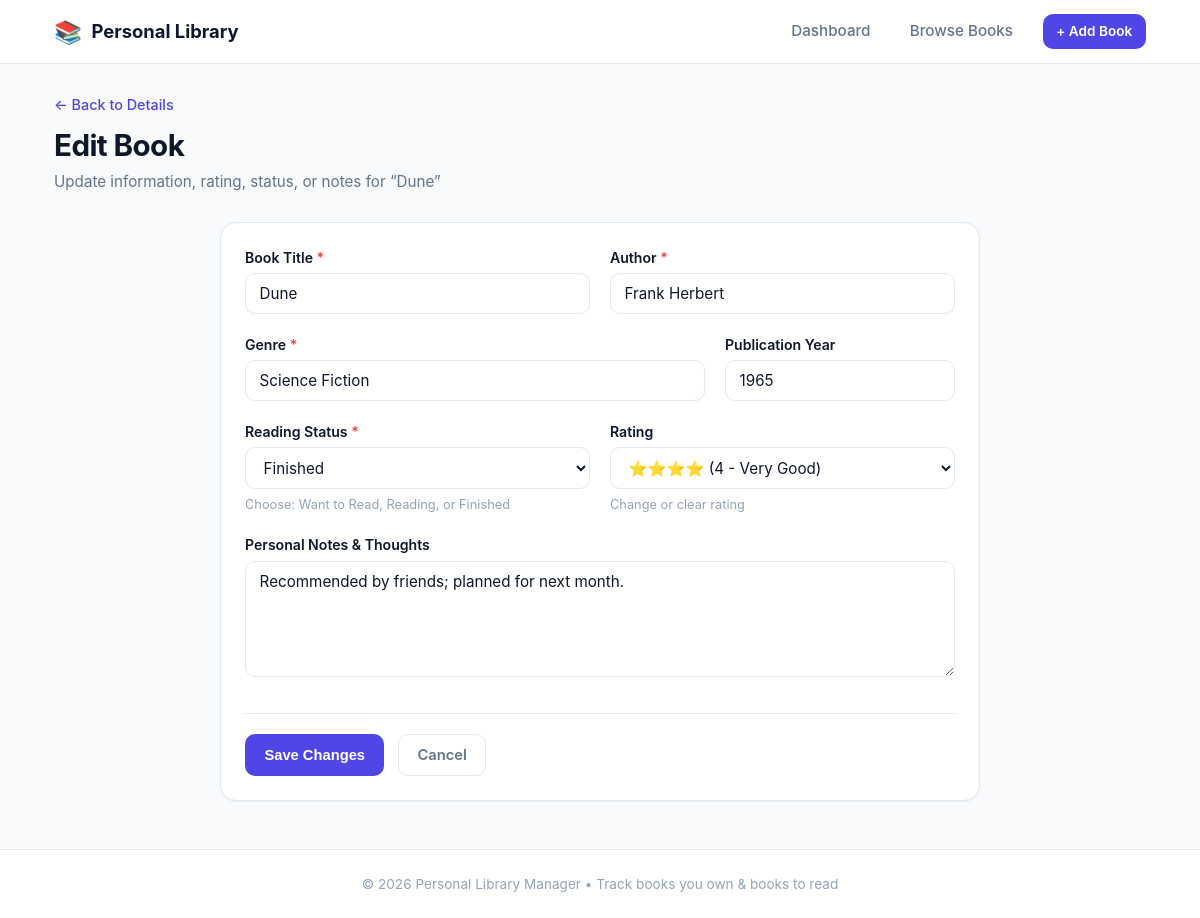
Before: /books/4/edit with the older database file.
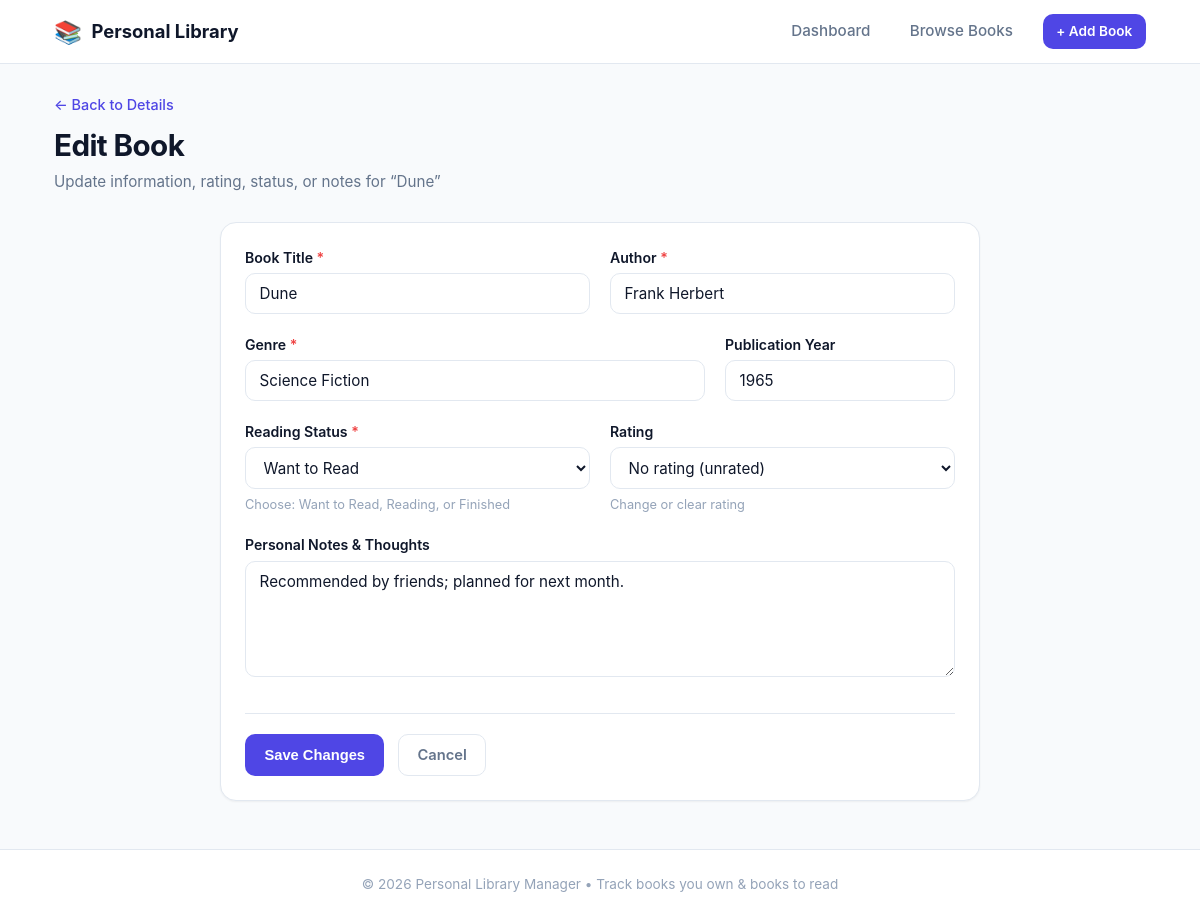
After: the same page with the newer database file.
### tables this page shows
CREATE TABLE books (
                id INTEGER PRIMARY KEY AUTOINCREMENT,
                title TEXT NOT NULL,
                author TEXT NOT NULL,
                genre TEXT NOT NULL,
                publication_year INTEGER,
                rating INTEGER,
                reading_status TEXT NOT NULL,
                notes TEXT,
                created_at TIMESTAMP DEFAULT CURRENT_TIMESTAMP
            );

### app.py (the view)
@app.get("/books/{book_id}/edit", response_class=HTMLResponse, name="edit_book")
async def edit_book_form(request: Request, book_id: int):
    book = database.get_book_by_id(book_id)
    if not book:
        flash(request, "Book not found.", "error")
        return RedirectResponse(url=str(request.url_for("book_list")), status_code=303)
    return templates.TemplateResponse(
        request=request,
        name="edit_book.html",
        context={"book": book, "statuses": VALID_STATUSES}
    )

### templates/edit_book.html (shortened to what this page needs)
{% extends 'base.html' %}
{% block content %}
<div class="page-header">
    <div>
        <a href="{{ url_for('book_detail', book_id=book['id']) }}" class="back-link">&larr; Back to Details</a>
        <h1 class="page-title">Edit Book</h1>
        <p class="page-subtitle">Update information, rating, status, or notes for &ldquo;{{ book['title'] }}&rdquo;</p>
    </div>
</div>
<div class="card form-card">
    <form method="POST" action="{{ url_for('edit_book', book_id=book['id']) }}" class="book-form">
        <div class="form-row">
            <div class="form-group flex-2">
                <label for="title" class="form-label required">Book Title</label>
                <input type="text" id="title" name="title" class="form-input" value="{{ book['title'] }}" required>
            </div>
            <div class="form-group flex-2">
                <label for="author" class="form-label required">Author</label>
                <input type="text" id="author" name="author" class="form-input" value="{{ book['author'] }}" required>
            </div>
        </div>
        <div class="form-row">
            <div class="form-group flex-2">
                <label for="genre" class="form-label required">Genre</label>
                <input type="text" id="genre" name="genre" class="form-input" value="{{ book['genre'] }}" required>
            </div>
            <div class="form-group flex-1">
                <label for="publication_year" class="form-label">Publication Year</label>
                <input type="number" id="publication_year" name="publication_year" class="form-input" min="1000" max="2099" value="{{ book['publication_year'] or '' }}">
            </div>
        </div>
        <div class="form-row">
            <div class="form-group flex-1">
                <label for="reading_status" class="form-label required">Reading Status</label>
                <select id="reading_status" name="reading_status" class="form-select" required>
                    {% for status in statuses %}
                        <option value="{{ status }}" {% if book['reading_status'] == status %}selected{% endif %}>{{ status }}</option>
                    {% endfor %}
                </select>
                <span class="field-hint">Choose: Want to Read, Reading, or Finished</span>
            </div>
            <div class="form-group flex-1">
                <label for="rating" class="form-label">Rating</label>
                <select id="rating" name="rating" class="form-select">
                    <option value="" {% if not book['rating'] %}selected{% endif %}>No rating (unrated)</option>
                    <option value="4" {% if book['rating'] == 4 %}selected{% endif %}>⭐⭐⭐⭐ (4 - Very Good)</option>
                </select>
                <span class="field-hint">Change or clear rating</span>
            </div>
        </div>
        <div class="form-group">
            <label for="notes" class="form-label">Personal Notes &amp; Thoughts</label>
            <textarea id="notes" name="notes" rows="5" class="form-textarea" placeholder="Update your notes, impressions, quotes, or review...">{{ book['notes'] or '' }}</textarea>
        </div>
        <div class="form-actions">
            <button type="submit" class="btn btn-primary">Save Changes</button>
            <a href="{{ url_for('book_detail', book_id=book['id']) }}" class="btn btn-outline">Cancel</a>
        </div>
    </form>
</div>
{% endblock %}

Changed rows visible on the page:
changed books "Dune": reading_status "Finished" → "Want to Read"; rating "⭐⭐⭐⭐ (4 - Very Good)" → (not shown)
Other visible differences:
form field rating: (not shown) → "No rating (unrated)"
